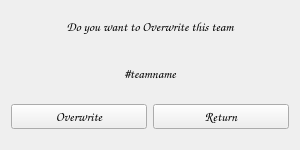
<?xml version="1.0" encoding="UTF-8"?>
<ui version="4.0">
 <class>Confirm</class>
 <widget class="QWidget" name="Confirm">
  <property name="geometry">
   <rect>
    <x>0</x>
    <y>0</y>
    <width>300</width>
    <height>150</height>
   </rect>
  </property>
  <property name="maximumSize">
   <size>
    <width>393</width>
    <height>261</height>
   </size>
  </property>
  <property name="font">
   <font>
    <family>Comic Sans MS</family>
    <pointsize>10</pointsize>
    <weight>75</weight>
    <bold>true</bold>
   </font>
  </property>
  <property name="windowTitle">
   <string>Form</string>
  </property>
  <layout class="QGridLayout" name="gridLayout">
   <item row="0" column="0" colspan="2">
    <widget class="QLabel" name="label_overwrite">
     <property name="text">
      <string>Do you want to Overwrite this team</string>
     </property>
     <property name="alignment">
      <set>Qt::AlignCenter</set>
     </property>
    </widget>
   </item>
   <item row="4" column="1">
    <widget class="QPushButton" name="b_return">
     <property name="text">
      <string>Return</string>
     </property>
    </widget>
   </item>
   <item row="2" column="0" colspan="2">
    <widget class="QLabel" name="label_teamname">
     <property name="maximumSize">
      <size>
       <width>380</width>
       <height>68</height>
      </size>
     </property>
     <property name="font">
      <font>
       <weight>50</weight>
       <bold>false</bold>
      </font>
     </property>
     <property name="text">
      <string>#teamname</string>
     </property>
     <property name="alignment">
      <set>Qt::AlignCenter</set>
     </property>
    </widget>
   </item>
   <item row="4" column="0">
    <widget class="QPushButton" name="b_overwrite">
     <property name="text">
      <string>Overwrite</string>
     </property>
    </widget>
   </item>
   <item row="3" column="0">
    <spacer name="verticalSpacer">
     <property name="orientation">
      <enum>Qt::Vertical</enum>
     </property>
     <property name="sizeType">
      <enum>QSizePolicy::Fixed</enum>
     </property>
     <property name="sizeHint" stdset="0">
      <size>
       <width>20</width>
       <height>10</height>
      </size>
     </property>
    </spacer>
   </item>
   <item row="5" column="0">
    <spacer name="verticalSpacer_2">
     <property name="orientation">
      <enum>Qt::Vertical</enum>
     </property>
     <property name="sizeType">
      <enum>QSizePolicy::Fixed</enum>
     </property>
     <property name="sizeHint" stdset="0">
      <size>
       <width>20</width>
       <height>10</height>
      </size>
     </property>
    </spacer>
   </item>
   <item row="1" column="0">
    <spacer name="verticalSpacer_3">
     <property name="orientation">
      <enum>Qt::Vertical</enum>
     </property>
     <property name="sizeType">
      <enum>QSizePolicy::Fixed</enum>
     </property>
     <property name="sizeHint" stdset="0">
      <size>
       <width>20</width>
       <height>10</height>
      </size>
     </property>
    </spacer>
   </item>
  </layout>
 </widget>
 <resources/>
 <connections/>
</ui>
